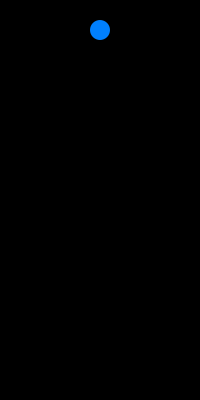
Frame 1 (no input)
Frame 60 (the mouse pressed at the canvas centre just before this capture): identical to frame 1, image omitted
Frame 120 (the mouse held since frame 60 and released just before this capture): identical to frame 1, image omitted

The Processing sketch that drew this single still picture (run headless with seeded random() and noise(); from frame 60 on, the mouse is pressed at the canvas centre):

// Processing sketch: sketch_200615_BallMotion1
// ── sketch_200615_BallMotion1.pde
int dia = 20;  //diameter
float posX = 100.0;   //position X
float posY = 30.0;   //position Y
float spdX = 0.5;        //speed
float spdY = 0.5;        //speed
float GRAV = 9.8;
int flagK = 0;  //flag by keyboard
float REAC = 0.8;//reaction
float FRIC = 0.995;//friction

void setup() {   // Initialize
  size(200, 400);    //window
  background(0, 0, 0); //black
  noStroke();    //lineless
  frameRate(60);
}

void draw() {    // main loop  
  fill(0,0,0);  //clear color
  rect(0, 0, width, height);
  
  fill(0,128,255);  //circle color
  if (flagK == 0) {  //watch at flag
    ellipse(posX, posY, dia, dia);  //circle
  } else {
    spdY += GRAV/60;
    posX += spdX;
    posY += spdY;
    if (posY >= height-dia/2) {
      spdY *=-REAC;//reaction
      posY = height-dia/2;
    }
    //spdX *=FRIC;//friction
    ellipse(posX, posY, dia, dia);  //circle
  }
}

void keyPressed() {
  if (key == ' ') {  //space
    flagK = 1;  //clear mode set
  }
}
